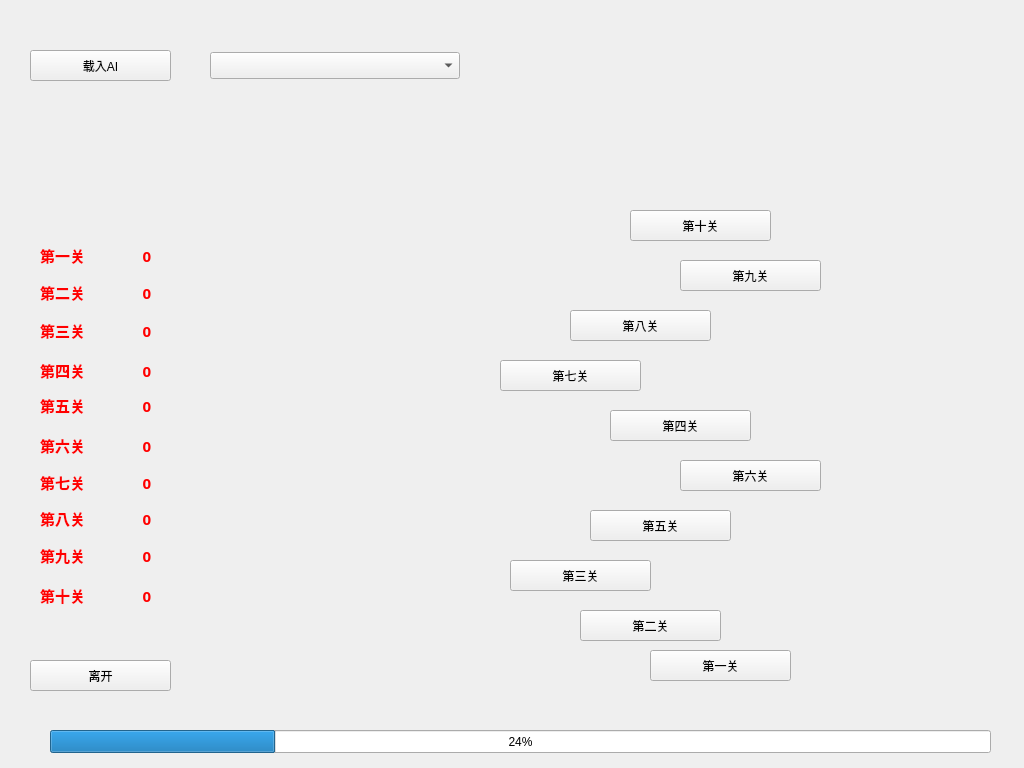
<?xml version="1.0" encoding="UTF-8"?>
<ui version="4.0">
 <class>TestWidget</class>
 <widget class="QWidget" name="TestWidget">
  <property name="geometry">
   <rect>
    <x>0</x>
    <y>0</y>
    <width>1024</width>
    <height>768</height>
   </rect>
  </property>
  <property name="windowTitle">
   <string>TestWidget</string>
  </property>
  <widget class="QPushButton" name="pushButton">
   <property name="geometry">
    <rect>
     <x>30</x>
     <y>660</y>
     <width>141</width>
     <height>31</height>
    </rect>
   </property>
   <property name="text">
    <string>离开</string>
   </property>
  </widget>
  <widget class="QPushButton" name="pushButton_2">
   <property name="geometry">
    <rect>
     <x>30</x>
     <y>50</y>
     <width>141</width>
     <height>31</height>
    </rect>
   </property>
   <property name="text">
    <string>载入AI</string>
   </property>
  </widget>
  <widget class="QPushButton" name="pushButton_3">
   <property name="geometry">
    <rect>
     <x>630</x>
     <y>210</y>
     <width>141</width>
     <height>31</height>
    </rect>
   </property>
   <property name="text">
    <string>第十关</string>
   </property>
  </widget>
  <widget class="QPushButton" name="pushButton_4">
   <property name="geometry">
    <rect>
     <x>680</x>
     <y>260</y>
     <width>141</width>
     <height>31</height>
    </rect>
   </property>
   <property name="text">
    <string>第九关</string>
   </property>
  </widget>
  <widget class="QPushButton" name="pushButton_5">
   <property name="geometry">
    <rect>
     <x>570</x>
     <y>310</y>
     <width>141</width>
     <height>31</height>
    </rect>
   </property>
   <property name="text">
    <string>第八关</string>
   </property>
  </widget>
  <widget class="QPushButton" name="pushButton_6">
   <property name="geometry">
    <rect>
     <x>500</x>
     <y>360</y>
     <width>141</width>
     <height>31</height>
    </rect>
   </property>
   <property name="text">
    <string>第七关</string>
   </property>
  </widget>
  <widget class="QPushButton" name="pushButton_7">
   <property name="geometry">
    <rect>
     <x>680</x>
     <y>460</y>
     <width>141</width>
     <height>31</height>
    </rect>
   </property>
   <property name="text">
    <string>第六关</string>
   </property>
  </widget>
  <widget class="QPushButton" name="pushButton_8">
   <property name="geometry">
    <rect>
     <x>590</x>
     <y>510</y>
     <width>141</width>
     <height>31</height>
    </rect>
   </property>
   <property name="text">
    <string>第五关</string>
   </property>
  </widget>
  <widget class="QPushButton" name="pushButton_9">
   <property name="geometry">
    <rect>
     <x>610</x>
     <y>410</y>
     <width>141</width>
     <height>31</height>
    </rect>
   </property>
   <property name="text">
    <string>第四关</string>
   </property>
  </widget>
  <widget class="QPushButton" name="pushButton_10">
   <property name="geometry">
    <rect>
     <x>510</x>
     <y>560</y>
     <width>141</width>
     <height>31</height>
    </rect>
   </property>
   <property name="text">
    <string>第三关</string>
   </property>
  </widget>
  <widget class="QPushButton" name="pushButton_11">
   <property name="geometry">
    <rect>
     <x>580</x>
     <y>610</y>
     <width>141</width>
     <height>31</height>
    </rect>
   </property>
   <property name="text">
    <string>第二关</string>
   </property>
  </widget>
  <widget class="QPushButton" name="pushButton_12">
   <property name="geometry">
    <rect>
     <x>650</x>
     <y>650</y>
     <width>141</width>
     <height>31</height>
    </rect>
   </property>
   <property name="text">
    <string>第一关</string>
   </property>
  </widget>
  <widget class="QLabel" name="label">
   <property name="geometry">
    <rect>
     <x>30</x>
     <y>240</y>
     <width>151</width>
     <height>371</height>
    </rect>
   </property>
   <property name="styleSheet">
    <string notr="true">border-image: url(:/image/form.png);</string>
   </property>
   <property name="text">
    <string/>
   </property>
  </widget>
  <widget class="QLabel" name="label_2">
   <property name="geometry">
    <rect>
     <x>30</x>
     <y>150</y>
     <width>151</width>
     <height>51</height>
    </rect>
   </property>
   <property name="styleSheet">
    <string notr="true">border-image: url(:/image/title.png);</string>
   </property>
   <property name="text">
    <string/>
   </property>
  </widget>
  <widget class="QLabel" name="label_3">
   <property name="geometry">
    <rect>
     <x>40</x>
     <y>240</y>
     <width>54</width>
     <height>31</height>
    </rect>
   </property>
   <property name="palette">
    <palette>
     <active>
      <colorrole role="WindowText">
       <brush brushstyle="SolidPattern">
        <color alpha="255">
         <red>255</red>
         <green>0</green>
         <blue>0</blue>
        </color>
       </brush>
      </colorrole>
     </active>
     <inactive>
      <colorrole role="WindowText">
       <brush brushstyle="SolidPattern">
        <color alpha="255">
         <red>255</red>
         <green>0</green>
         <blue>0</blue>
        </color>
       </brush>
      </colorrole>
     </inactive>
     <disabled>
      <colorrole role="WindowText">
       <brush brushstyle="SolidPattern">
        <color alpha="255">
         <red>120</red>
         <green>120</green>
         <blue>120</blue>
        </color>
       </brush>
      </colorrole>
     </disabled>
    </palette>
   </property>
   <property name="font">
    <font>
     <family>微软雅黑</family>
     <pointsize>11</pointsize>
     <weight>75</weight>
     <bold>true</bold>
    </font>
   </property>
   <property name="text">
    <string>第一关</string>
   </property>
  </widget>
  <widget class="QLabel" name="label_4">
   <property name="geometry">
    <rect>
     <x>40</x>
     <y>277</y>
     <width>54</width>
     <height>31</height>
    </rect>
   </property>
   <property name="palette">
    <palette>
     <active>
      <colorrole role="WindowText">
       <brush brushstyle="SolidPattern">
        <color alpha="255">
         <red>255</red>
         <green>0</green>
         <blue>0</blue>
        </color>
       </brush>
      </colorrole>
     </active>
     <inactive>
      <colorrole role="WindowText">
       <brush brushstyle="SolidPattern">
        <color alpha="255">
         <red>255</red>
         <green>0</green>
         <blue>0</blue>
        </color>
       </brush>
      </colorrole>
     </inactive>
     <disabled>
      <colorrole role="WindowText">
       <brush brushstyle="SolidPattern">
        <color alpha="255">
         <red>120</red>
         <green>120</green>
         <blue>120</blue>
        </color>
       </brush>
      </colorrole>
     </disabled>
    </palette>
   </property>
   <property name="font">
    <font>
     <family>微软雅黑</family>
     <pointsize>11</pointsize>
     <weight>75</weight>
     <bold>true</bold>
    </font>
   </property>
   <property name="text">
    <string>第二关</string>
   </property>
  </widget>
  <widget class="QLabel" name="label_5">
   <property name="geometry">
    <rect>
     <x>40</x>
     <y>315</y>
     <width>54</width>
     <height>31</height>
    </rect>
   </property>
   <property name="palette">
    <palette>
     <active>
      <colorrole role="WindowText">
       <brush brushstyle="SolidPattern">
        <color alpha="255">
         <red>255</red>
         <green>0</green>
         <blue>0</blue>
        </color>
       </brush>
      </colorrole>
     </active>
     <inactive>
      <colorrole role="WindowText">
       <brush brushstyle="SolidPattern">
        <color alpha="255">
         <red>255</red>
         <green>0</green>
         <blue>0</blue>
        </color>
       </brush>
      </colorrole>
     </inactive>
     <disabled>
      <colorrole role="WindowText">
       <brush brushstyle="SolidPattern">
        <color alpha="255">
         <red>120</red>
         <green>120</green>
         <blue>120</blue>
        </color>
       </brush>
      </colorrole>
     </disabled>
    </palette>
   </property>
   <property name="font">
    <font>
     <family>微软雅黑</family>
     <pointsize>11</pointsize>
     <weight>75</weight>
     <bold>true</bold>
    </font>
   </property>
   <property name="text">
    <string>第三关</string>
   </property>
  </widget>
  <widget class="QLabel" name="label_6">
   <property name="geometry">
    <rect>
     <x>40</x>
     <y>355</y>
     <width>54</width>
     <height>31</height>
    </rect>
   </property>
   <property name="palette">
    <palette>
     <active>
      <colorrole role="WindowText">
       <brush brushstyle="SolidPattern">
        <color alpha="255">
         <red>255</red>
         <green>0</green>
         <blue>0</blue>
        </color>
       </brush>
      </colorrole>
     </active>
     <inactive>
      <colorrole role="WindowText">
       <brush brushstyle="SolidPattern">
        <color alpha="255">
         <red>255</red>
         <green>0</green>
         <blue>0</blue>
        </color>
       </brush>
      </colorrole>
     </inactive>
     <disabled>
      <colorrole role="WindowText">
       <brush brushstyle="SolidPattern">
        <color alpha="255">
         <red>120</red>
         <green>120</green>
         <blue>120</blue>
        </color>
       </brush>
      </colorrole>
     </disabled>
    </palette>
   </property>
   <property name="font">
    <font>
     <family>微软雅黑</family>
     <pointsize>11</pointsize>
     <weight>75</weight>
     <bold>true</bold>
    </font>
   </property>
   <property name="text">
    <string>第四关</string>
   </property>
  </widget>
  <widget class="QLabel" name="label_7">
   <property name="geometry">
    <rect>
     <x>40</x>
     <y>390</y>
     <width>54</width>
     <height>31</height>
    </rect>
   </property>
   <property name="palette">
    <palette>
     <active>
      <colorrole role="WindowText">
       <brush brushstyle="SolidPattern">
        <color alpha="255">
         <red>255</red>
         <green>0</green>
         <blue>0</blue>
        </color>
       </brush>
      </colorrole>
     </active>
     <inactive>
      <colorrole role="WindowText">
       <brush brushstyle="SolidPattern">
        <color alpha="255">
         <red>255</red>
         <green>0</green>
         <blue>0</blue>
        </color>
       </brush>
      </colorrole>
     </inactive>
     <disabled>
      <colorrole role="WindowText">
       <brush brushstyle="SolidPattern">
        <color alpha="255">
         <red>120</red>
         <green>120</green>
         <blue>120</blue>
        </color>
       </brush>
      </colorrole>
     </disabled>
    </palette>
   </property>
   <property name="font">
    <font>
     <family>微软雅黑</family>
     <pointsize>11</pointsize>
     <weight>75</weight>
     <bold>true</bold>
    </font>
   </property>
   <property name="text">
    <string>第五关</string>
   </property>
  </widget>
  <widget class="QLabel" name="label_8">
   <property name="geometry">
    <rect>
     <x>40</x>
     <y>430</y>
     <width>54</width>
     <height>31</height>
    </rect>
   </property>
   <property name="palette">
    <palette>
     <active>
      <colorrole role="WindowText">
       <brush brushstyle="SolidPattern">
        <color alpha="255">
         <red>255</red>
         <green>0</green>
         <blue>0</blue>
        </color>
       </brush>
      </colorrole>
     </active>
     <inactive>
      <colorrole role="WindowText">
       <brush brushstyle="SolidPattern">
        <color alpha="255">
         <red>255</red>
         <green>0</green>
         <blue>0</blue>
        </color>
       </brush>
      </colorrole>
     </inactive>
     <disabled>
      <colorrole role="WindowText">
       <brush brushstyle="SolidPattern">
        <color alpha="255">
         <red>120</red>
         <green>120</green>
         <blue>120</blue>
        </color>
       </brush>
      </colorrole>
     </disabled>
    </palette>
   </property>
   <property name="font">
    <font>
     <family>微软雅黑</family>
     <pointsize>11</pointsize>
     <weight>75</weight>
     <bold>true</bold>
    </font>
   </property>
   <property name="text">
    <string>第六关</string>
   </property>
  </widget>
  <widget class="QLabel" name="label_9">
   <property name="geometry">
    <rect>
     <x>40</x>
     <y>467</y>
     <width>54</width>
     <height>31</height>
    </rect>
   </property>
   <property name="palette">
    <palette>
     <active>
      <colorrole role="WindowText">
       <brush brushstyle="SolidPattern">
        <color alpha="255">
         <red>255</red>
         <green>0</green>
         <blue>0</blue>
        </color>
       </brush>
      </colorrole>
     </active>
     <inactive>
      <colorrole role="WindowText">
       <brush brushstyle="SolidPattern">
        <color alpha="255">
         <red>255</red>
         <green>0</green>
         <blue>0</blue>
        </color>
       </brush>
      </colorrole>
     </inactive>
     <disabled>
      <colorrole role="WindowText">
       <brush brushstyle="SolidPattern">
        <color alpha="255">
         <red>120</red>
         <green>120</green>
         <blue>120</blue>
        </color>
       </brush>
      </colorrole>
     </disabled>
    </palette>
   </property>
   <property name="font">
    <font>
     <family>微软雅黑</family>
     <pointsize>11</pointsize>
     <weight>75</weight>
     <bold>true</bold>
    </font>
   </property>
   <property name="text">
    <string>第七关</string>
   </property>
  </widget>
  <widget class="QLabel" name="label_10">
   <property name="geometry">
    <rect>
     <x>40</x>
     <y>503</y>
     <width>54</width>
     <height>31</height>
    </rect>
   </property>
   <property name="palette">
    <palette>
     <active>
      <colorrole role="WindowText">
       <brush brushstyle="SolidPattern">
        <color alpha="255">
         <red>255</red>
         <green>0</green>
         <blue>0</blue>
        </color>
       </brush>
      </colorrole>
     </active>
     <inactive>
      <colorrole role="WindowText">
       <brush brushstyle="SolidPattern">
        <color alpha="255">
         <red>255</red>
         <green>0</green>
         <blue>0</blue>
        </color>
       </brush>
      </colorrole>
     </inactive>
     <disabled>
      <colorrole role="WindowText">
       <brush brushstyle="SolidPattern">
        <color alpha="255">
         <red>120</red>
         <green>120</green>
         <blue>120</blue>
        </color>
       </brush>
      </colorrole>
     </disabled>
    </palette>
   </property>
   <property name="font">
    <font>
     <family>微软雅黑</family>
     <pointsize>11</pointsize>
     <weight>75</weight>
     <bold>true</bold>
    </font>
   </property>
   <property name="text">
    <string>第八关</string>
   </property>
  </widget>
  <widget class="QLabel" name="label_11">
   <property name="geometry">
    <rect>
     <x>40</x>
     <y>540</y>
     <width>54</width>
     <height>31</height>
    </rect>
   </property>
   <property name="palette">
    <palette>
     <active>
      <colorrole role="WindowText">
       <brush brushstyle="SolidPattern">
        <color alpha="255">
         <red>255</red>
         <green>0</green>
         <blue>0</blue>
        </color>
       </brush>
      </colorrole>
     </active>
     <inactive>
      <colorrole role="WindowText">
       <brush brushstyle="SolidPattern">
        <color alpha="255">
         <red>255</red>
         <green>0</green>
         <blue>0</blue>
        </color>
       </brush>
      </colorrole>
     </inactive>
     <disabled>
      <colorrole role="WindowText">
       <brush brushstyle="SolidPattern">
        <color alpha="255">
         <red>120</red>
         <green>120</green>
         <blue>120</blue>
        </color>
       </brush>
      </colorrole>
     </disabled>
    </palette>
   </property>
   <property name="font">
    <font>
     <family>微软雅黑</family>
     <pointsize>11</pointsize>
     <weight>75</weight>
     <bold>true</bold>
    </font>
   </property>
   <property name="text">
    <string>第九关</string>
   </property>
  </widget>
  <widget class="QLabel" name="label_12">
   <property name="geometry">
    <rect>
     <x>40</x>
     <y>580</y>
     <width>54</width>
     <height>31</height>
    </rect>
   </property>
   <property name="palette">
    <palette>
     <active>
      <colorrole role="WindowText">
       <brush brushstyle="SolidPattern">
        <color alpha="255">
         <red>255</red>
         <green>0</green>
         <blue>0</blue>
        </color>
       </brush>
      </colorrole>
     </active>
     <inactive>
      <colorrole role="WindowText">
       <brush brushstyle="SolidPattern">
        <color alpha="255">
         <red>255</red>
         <green>0</green>
         <blue>0</blue>
        </color>
       </brush>
      </colorrole>
     </inactive>
     <disabled>
      <colorrole role="WindowText">
       <brush brushstyle="SolidPattern">
        <color alpha="255">
         <red>120</red>
         <green>120</green>
         <blue>120</blue>
        </color>
       </brush>
      </colorrole>
     </disabled>
    </palette>
   </property>
   <property name="font">
    <font>
     <family>微软雅黑</family>
     <pointsize>11</pointsize>
     <weight>75</weight>
     <bold>true</bold>
    </font>
   </property>
   <property name="text">
    <string>第十关</string>
   </property>
  </widget>
  <widget class="QLabel" name="test1">
   <property name="geometry">
    <rect>
     <x>120</x>
     <y>240</y>
     <width>54</width>
     <height>31</height>
    </rect>
   </property>
   <property name="palette">
    <palette>
     <active>
      <colorrole role="WindowText">
       <brush brushstyle="SolidPattern">
        <color alpha="255">
         <red>255</red>
         <green>0</green>
         <blue>0</blue>
        </color>
       </brush>
      </colorrole>
     </active>
     <inactive>
      <colorrole role="WindowText">
       <brush brushstyle="SolidPattern">
        <color alpha="255">
         <red>255</red>
         <green>0</green>
         <blue>0</blue>
        </color>
       </brush>
      </colorrole>
     </inactive>
     <disabled>
      <colorrole role="WindowText">
       <brush brushstyle="SolidPattern">
        <color alpha="255">
         <red>120</red>
         <green>120</green>
         <blue>120</blue>
        </color>
       </brush>
      </colorrole>
     </disabled>
    </palette>
   </property>
   <property name="font">
    <font>
     <family>微软雅黑</family>
     <pointsize>11</pointsize>
     <weight>75</weight>
     <bold>true</bold>
    </font>
   </property>
   <property name="text">
    <string>0</string>
   </property>
   <property name="alignment">
    <set>Qt::AlignCenter</set>
   </property>
  </widget>
  <widget class="QLabel" name="test2">
   <property name="geometry">
    <rect>
     <x>120</x>
     <y>277</y>
     <width>54</width>
     <height>31</height>
    </rect>
   </property>
   <property name="palette">
    <palette>
     <active>
      <colorrole role="WindowText">
       <brush brushstyle="SolidPattern">
        <color alpha="255">
         <red>255</red>
         <green>0</green>
         <blue>0</blue>
        </color>
       </brush>
      </colorrole>
     </active>
     <inactive>
      <colorrole role="WindowText">
       <brush brushstyle="SolidPattern">
        <color alpha="255">
         <red>255</red>
         <green>0</green>
         <blue>0</blue>
        </color>
       </brush>
      </colorrole>
     </inactive>
     <disabled>
      <colorrole role="WindowText">
       <brush brushstyle="SolidPattern">
        <color alpha="255">
         <red>120</red>
         <green>120</green>
         <blue>120</blue>
        </color>
       </brush>
      </colorrole>
     </disabled>
    </palette>
   </property>
   <property name="font">
    <font>
     <family>微软雅黑</family>
     <pointsize>11</pointsize>
     <weight>75</weight>
     <bold>true</bold>
    </font>
   </property>
   <property name="text">
    <string>0</string>
   </property>
   <property name="alignment">
    <set>Qt::AlignCenter</set>
   </property>
  </widget>
  <widget class="QLabel" name="test3">
   <property name="geometry">
    <rect>
     <x>120</x>
     <y>315</y>
     <width>54</width>
     <height>31</height>
    </rect>
   </property>
   <property name="palette">
    <palette>
     <active>
      <colorrole role="WindowText">
       <brush brushstyle="SolidPattern">
        <color alpha="255">
         <red>255</red>
         <green>0</green>
         <blue>0</blue>
        </color>
       </brush>
      </colorrole>
     </active>
     <inactive>
      <colorrole role="WindowText">
       <brush brushstyle="SolidPattern">
        <color alpha="255">
         <red>255</red>
         <green>0</green>
         <blue>0</blue>
        </color>
       </brush>
      </colorrole>
     </inactive>
     <disabled>
      <colorrole role="WindowText">
       <brush brushstyle="SolidPattern">
        <color alpha="255">
         <red>120</red>
         <green>120</green>
         <blue>120</blue>
        </color>
       </brush>
      </colorrole>
     </disabled>
    </palette>
   </property>
   <property name="font">
    <font>
     <family>微软雅黑</family>
     <pointsize>11</pointsize>
     <weight>75</weight>
     <bold>true</bold>
    </font>
   </property>
   <property name="text">
    <string>0</string>
   </property>
   <property name="alignment">
    <set>Qt::AlignCenter</set>
   </property>
  </widget>
  <widget class="QLabel" name="test4">
   <property name="geometry">
    <rect>
     <x>120</x>
     <y>355</y>
     <width>54</width>
     <height>31</height>
    </rect>
   </property>
   <property name="palette">
    <palette>
     <active>
      <colorrole role="WindowText">
       <brush brushstyle="SolidPattern">
        <color alpha="255">
         <red>255</red>
         <green>0</green>
         <blue>0</blue>
        </color>
       </brush>
      </colorrole>
     </active>
     <inactive>
      <colorrole role="WindowText">
       <brush brushstyle="SolidPattern">
        <color alpha="255">
         <red>255</red>
         <green>0</green>
         <blue>0</blue>
        </color>
       </brush>
      </colorrole>
     </inactive>
     <disabled>
      <colorrole role="WindowText">
       <brush brushstyle="SolidPattern">
        <color alpha="255">
         <red>120</red>
         <green>120</green>
         <blue>120</blue>
        </color>
       </brush>
      </colorrole>
     </disabled>
    </palette>
   </property>
   <property name="font">
    <font>
     <family>微软雅黑</family>
     <pointsize>11</pointsize>
     <weight>75</weight>
     <bold>true</bold>
    </font>
   </property>
   <property name="text">
    <string>0</string>
   </property>
   <property name="alignment">
    <set>Qt::AlignCenter</set>
   </property>
  </widget>
  <widget class="QLabel" name="test5">
   <property name="geometry">
    <rect>
     <x>120</x>
     <y>390</y>
     <width>54</width>
     <height>31</height>
    </rect>
   </property>
   <property name="palette">
    <palette>
     <active>
      <colorrole role="WindowText">
       <brush brushstyle="SolidPattern">
        <color alpha="255">
         <red>255</red>
         <green>0</green>
         <blue>0</blue>
        </color>
       </brush>
      </colorrole>
     </active>
     <inactive>
      <colorrole role="WindowText">
       <brush brushstyle="SolidPattern">
        <color alpha="255">
         <red>255</red>
         <green>0</green>
         <blue>0</blue>
        </color>
       </brush>
      </colorrole>
     </inactive>
     <disabled>
      <colorrole role="WindowText">
       <brush brushstyle="SolidPattern">
        <color alpha="255">
         <red>120</red>
         <green>120</green>
         <blue>120</blue>
        </color>
       </brush>
      </colorrole>
     </disabled>
    </palette>
   </property>
   <property name="font">
    <font>
     <family>微软雅黑</family>
     <pointsize>11</pointsize>
     <weight>75</weight>
     <bold>true</bold>
    </font>
   </property>
   <property name="text">
    <string>0</string>
   </property>
   <property name="alignment">
    <set>Qt::AlignCenter</set>
   </property>
  </widget>
  <widget class="QLabel" name="test6">
   <property name="geometry">
    <rect>
     <x>120</x>
     <y>430</y>
     <width>54</width>
     <height>31</height>
    </rect>
   </property>
   <property name="palette">
    <palette>
     <active>
      <colorrole role="WindowText">
       <brush brushstyle="SolidPattern">
        <color alpha="255">
         <red>255</red>
         <green>0</green>
         <blue>0</blue>
        </color>
       </brush>
      </colorrole>
     </active>
     <inactive>
      <colorrole role="WindowText">
       <brush brushstyle="SolidPattern">
        <color alpha="255">
         <red>255</red>
         <green>0</green>
         <blue>0</blue>
        </color>
       </brush>
      </colorrole>
     </inactive>
     <disabled>
      <colorrole role="WindowText">
       <brush brushstyle="SolidPattern">
        <color alpha="255">
         <red>120</red>
         <green>120</green>
         <blue>120</blue>
        </color>
       </brush>
      </colorrole>
     </disabled>
    </palette>
   </property>
   <property name="font">
    <font>
     <family>微软雅黑</family>
     <pointsize>11</pointsize>
     <weight>75</weight>
     <bold>true</bold>
    </font>
   </property>
   <property name="text">
    <string>0</string>
   </property>
   <property name="alignment">
    <set>Qt::AlignCenter</set>
   </property>
  </widget>
  <widget class="QLabel" name="test7">
   <property name="geometry">
    <rect>
     <x>120</x>
     <y>467</y>
     <width>54</width>
     <height>31</height>
    </rect>
   </property>
   <property name="palette">
    <palette>
     <active>
      <colorrole role="WindowText">
       <brush brushstyle="SolidPattern">
        <color alpha="255">
         <red>255</red>
         <green>0</green>
         <blue>0</blue>
        </color>
       </brush>
      </colorrole>
     </active>
     <inactive>
      <colorrole role="WindowText">
       <brush brushstyle="SolidPattern">
        <color alpha="255">
         <red>255</red>
         <green>0</green>
         <blue>0</blue>
        </color>
       </brush>
      </colorrole>
     </inactive>
     <disabled>
      <colorrole role="WindowText">
       <brush brushstyle="SolidPattern">
        <color alpha="255">
         <red>120</red>
         <green>120</green>
         <blue>120</blue>
        </color>
       </brush>
      </colorrole>
     </disabled>
    </palette>
   </property>
   <property name="font">
    <font>
     <family>微软雅黑</family>
     <pointsize>11</pointsize>
     <weight>75</weight>
     <bold>true</bold>
    </font>
   </property>
   <property name="text">
    <string>0</string>
   </property>
   <property name="alignment">
    <set>Qt::AlignCenter</set>
   </property>
  </widget>
  <widget class="QLabel" name="test8">
   <property name="geometry">
    <rect>
     <x>120</x>
     <y>503</y>
     <width>54</width>
     <height>31</height>
    </rect>
   </property>
   <property name="palette">
    <palette>
     <active>
      <colorrole role="WindowText">
       <brush brushstyle="SolidPattern">
        <color alpha="255">
         <red>255</red>
         <green>0</green>
         <blue>0</blue>
        </color>
       </brush>
      </colorrole>
     </active>
     <inactive>
      <colorrole role="WindowText">
       <brush brushstyle="SolidPattern">
        <color alpha="255">
         <red>255</red>
         <green>0</green>
         <blue>0</blue>
        </color>
       </brush>
      </colorrole>
     </inactive>
     <disabled>
      <colorrole role="WindowText">
       <brush brushstyle="SolidPattern">
        <color alpha="255">
         <red>120</red>
         <green>120</green>
         <blue>120</blue>
        </color>
       </brush>
      </colorrole>
     </disabled>
    </palette>
   </property>
   <property name="font">
    <font>
     <family>微软雅黑</family>
     <pointsize>11</pointsize>
     <weight>75</weight>
     <bold>true</bold>
    </font>
   </property>
   <property name="text">
    <string>0</string>
   </property>
   <property name="alignment">
    <set>Qt::AlignCenter</set>
   </property>
  </widget>
  <widget class="QLabel" name="test9">
   <property name="geometry">
    <rect>
     <x>120</x>
     <y>540</y>
     <width>54</width>
     <height>31</height>
    </rect>
   </property>
   <property name="palette">
    <palette>
     <active>
      <colorrole role="WindowText">
       <brush brushstyle="SolidPattern">
        <color alpha="255">
         <red>255</red>
         <green>0</green>
         <blue>0</blue>
        </color>
       </brush>
      </colorrole>
     </active>
     <inactive>
      <colorrole role="WindowText">
       <brush brushstyle="SolidPattern">
        <color alpha="255">
         <red>255</red>
         <green>0</green>
         <blue>0</blue>
        </color>
       </brush>
      </colorrole>
     </inactive>
     <disabled>
      <colorrole role="WindowText">
       <brush brushstyle="SolidPattern">
        <color alpha="255">
         <red>120</red>
         <green>120</green>
         <blue>120</blue>
        </color>
       </brush>
      </colorrole>
     </disabled>
    </palette>
   </property>
   <property name="font">
    <font>
     <family>微软雅黑</family>
     <pointsize>11</pointsize>
     <weight>75</weight>
     <bold>true</bold>
    </font>
   </property>
   <property name="text">
    <string>0</string>
   </property>
   <property name="alignment">
    <set>Qt::AlignCenter</set>
   </property>
  </widget>
  <widget class="QLabel" name="test10">
   <property name="geometry">
    <rect>
     <x>120</x>
     <y>580</y>
     <width>54</width>
     <height>31</height>
    </rect>
   </property>
   <property name="palette">
    <palette>
     <active>
      <colorrole role="WindowText">
       <brush brushstyle="SolidPattern">
        <color alpha="255">
         <red>255</red>
         <green>0</green>
         <blue>0</blue>
        </color>
       </brush>
      </colorrole>
     </active>
     <inactive>
      <colorrole role="WindowText">
       <brush brushstyle="SolidPattern">
        <color alpha="255">
         <red>255</red>
         <green>0</green>
         <blue>0</blue>
        </color>
       </brush>
      </colorrole>
     </inactive>
     <disabled>
      <colorrole role="WindowText">
       <brush brushstyle="SolidPattern">
        <color alpha="255">
         <red>120</red>
         <green>120</green>
         <blue>120</blue>
        </color>
       </brush>
      </colorrole>
     </disabled>
    </palette>
   </property>
   <property name="font">
    <font>
     <family>微软雅黑</family>
     <pointsize>11</pointsize>
     <weight>75</weight>
     <bold>true</bold>
    </font>
   </property>
   <property name="text">
    <string>0</string>
   </property>
   <property name="alignment">
    <set>Qt::AlignCenter</set>
   </property>
  </widget>
  <widget class="QProgressBar" name="progressBar">
   <property name="geometry">
    <rect>
     <x>50</x>
     <y>730</y>
     <width>941</width>
     <height>23</height>
    </rect>
   </property>
   <property name="value">
    <number>24</number>
   </property>
  </widget>
  <widget class="QLabel" name="label_nickname">
   <property name="geometry">
    <rect>
     <x>38</x>
     <y>160</y>
     <width>541</width>
     <height>31</height>
    </rect>
   </property>
   <property name="font">
    <font>
     <family>微软雅黑</family>
     <pointsize>12</pointsize>
     <weight>75</weight>
     <bold>true</bold>
    </font>
   </property>
   <property name="text">
    <string/>
   </property>
  </widget>
  <widget class="QComboBox" name="comboBox_AI">
   <property name="geometry">
    <rect>
     <x>210</x>
     <y>52</y>
     <width>250</width>
     <height>27</height>
    </rect>
   </property>
  </widget>
 </widget>
 <layoutdefault spacing="6" margin="11"/>
 <resources/>
 <connections/>
</ui>
